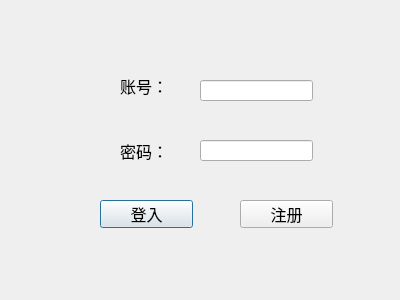
<?xml version="1.0" encoding="UTF-8"?>
<ui version="4.0">
 <class>LoginDialog</class>
 <widget class="QDialog" name="LoginDialog">
  <property name="geometry">
   <rect>
    <x>0</x>
    <y>0</y>
    <width>400</width>
    <height>300</height>
   </rect>
  </property>
  <property name="font">
   <font>
    <family>微软雅黑</family>
    <pointsize>12</pointsize>
   </font>
  </property>
  <property name="windowTitle">
   <string>Dialog</string>
  </property>
  <widget class="QLabel" name="usernamelabel">
   <property name="geometry">
    <rect>
     <x>120</x>
     <y>70</y>
     <width>72</width>
     <height>31</height>
    </rect>
   </property>
   <property name="font">
    <font>
     <family>微软雅黑</family>
     <pointsize>12</pointsize>
    </font>
   </property>
   <property name="text">
    <string>账号：</string>
   </property>
  </widget>
  <widget class="QLineEdit" name="usernamelineEdit">
   <property name="geometry">
    <rect>
     <x>200</x>
     <y>80</y>
     <width>113</width>
     <height>21</height>
    </rect>
   </property>
   <property name="font">
    <font>
     <family>微软雅黑</family>
     <pointsize>12</pointsize>
    </font>
   </property>
  </widget>
  <widget class="QLabel" name="passwordlabel">
   <property name="geometry">
    <rect>
     <x>120</x>
     <y>140</y>
     <width>72</width>
     <height>21</height>
    </rect>
   </property>
   <property name="text">
    <string>密码：</string>
   </property>
  </widget>
  <widget class="QLineEdit" name="passwordlineEdit">
   <property name="geometry">
    <rect>
     <x>200</x>
     <y>140</y>
     <width>113</width>
     <height>21</height>
    </rect>
   </property>
  </widget>
  <widget class="QPushButton" name="loginpushButton">
   <property name="geometry">
    <rect>
     <x>100</x>
     <y>200</y>
     <width>93</width>
     <height>28</height>
    </rect>
   </property>
   <property name="text">
    <string>登入</string>
   </property>
  </widget>
  <widget class="QPushButton" name="registerpushButton">
   <property name="geometry">
    <rect>
     <x>240</x>
     <y>200</y>
     <width>93</width>
     <height>28</height>
    </rect>
   </property>
   <property name="text">
    <string>注册</string>
   </property>
  </widget>
 </widget>
 <resources/>
 <connections/>
</ui>
